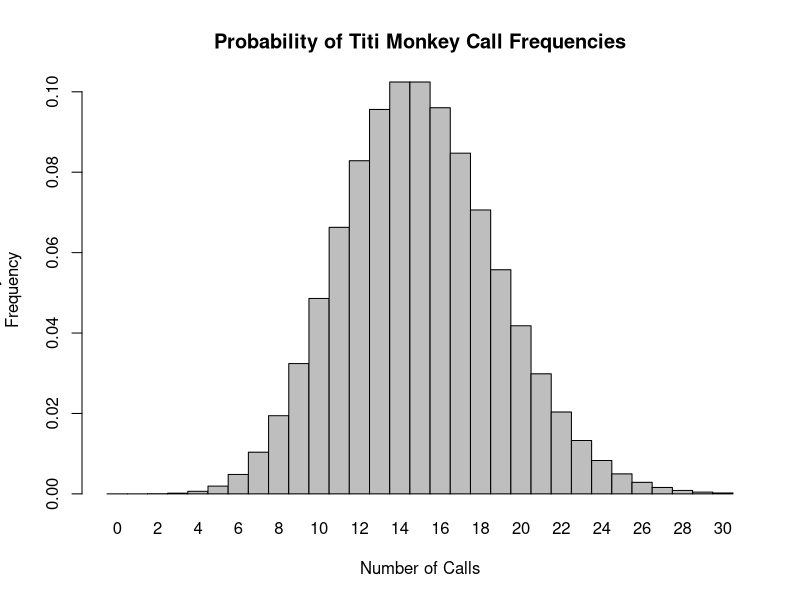
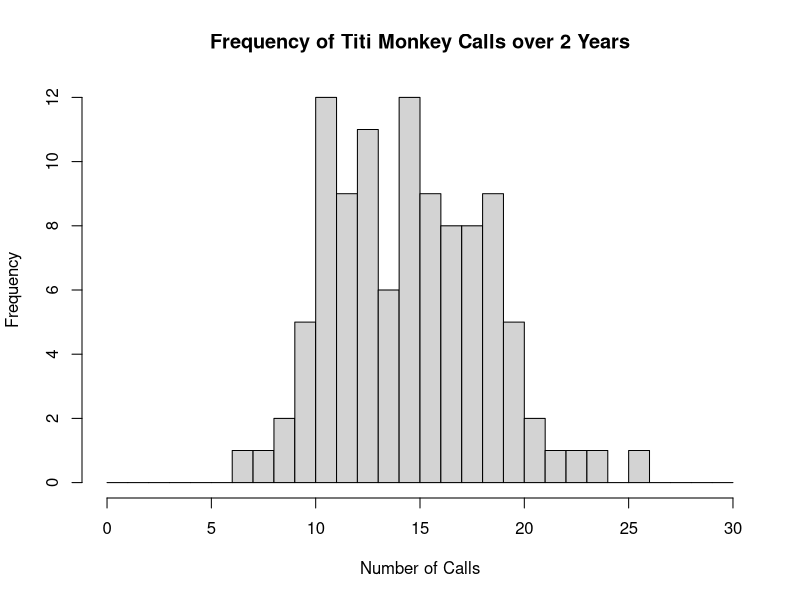

Generate these figures, in order, with R:
## ---- chunk 1
knitr::opts_chunk$set(echo = TRUE)
## ---- chunk 2
x <- 9:15 # The specific interval we are looking for probabilities for
l <- 15 # How many we expect in an hour
ppois(q = x, l)
## ---- chunk 3
x <- 0
l <- 15
ppois(q = 0, l)
## ---- chunk 4
x <- 3
l <- 15
ppois(q = x, l)
## ---- chunk 5
x <- 0:30
l <- 15
barplot(dpois(x=x,l),names.arg=x,space=0,xlab="Number of Calls",ylab="Probability of Call
Frequency",main="Probability of Titi Monkey Call Frequencies")
## ---- chunk 6
x <- 104 # number of random values we want to return
l <- 15 # average of titi calls heard during a session, AKA our lamda for this problem
rpois(x,l)
## ---- chunk 7
hist(x = (rpois(x,l)), 
     breaks = 0:30, 
     main = "Frequency of Titi Monkey Calls over 2 Years",
     xlab = "Number of Calls",
     xlim = c(0,30)
)
